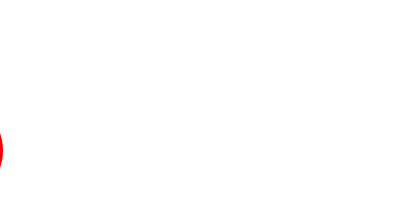
Frame 1 (no input)
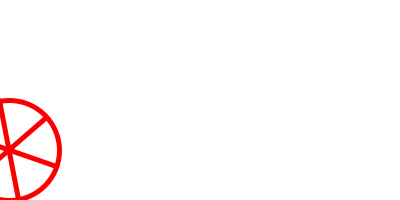
Frame 60 (the mouse pressed at the canvas centre just before this capture)
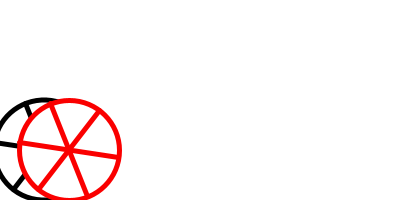
Frame 120 (the mouse held since frame 60 and released just before this capture)

The Processing sketch that drew these frames (run headless with seeded random() and noise(); from frame 60 on, the mouse is pressed at the canvas centre):

// Processing sketch: sketch_2Hjul__over_vindue_rotate_og_Matrix
// ── sketch_2Hjul__over_vindue_rotate_og_Matrix.pde

float x = -75;
float x1 = -50;
char rl = 'r';
int j = 0;


void setup() {
  size(400, 200);
}


void draw() {
  background(255);

  sorthjul();
  rodthjul();
}

void sorthjul() {
  stroke(0.0);
  pushMatrix(); //gemmer kanvans placering
  translate(x, (height-50)); //flytter kanvas så 0,0 er på x, height-50
  rotate(frameCount/70.0); //roterer kanvas omkring det nye 0,0

  strokeWeight(5); //sætter tykkelsen af de følgende linjer
  circle(0, 0, 100); //tegner en cirkel på nye punkt 0,0 med diameter 100

  for (int i = 0; i < 3; i++) { //tegner 3 linjer
    line(0, -50, 0, 50);
    rotate(radians(360/3));
  }

  x = x + 1; //flytter hjul
  popMatrix(); // sætter kanvas tilbage så 0,0 er i oprindeligt 0,0

  if (x > width + 50) {
    x = -50;
  }
}


void rodthjul() {
  stroke(250, 0, 0);
  pushMatrix(); //gemmer kanvans placering
  translate(x1, (height-50)); //flytter kanvas så 0,0 er på x, height-50

  strokeWeight(5); //sætter tykkelsen af de følgende linjer
  circle(0, 0, 100); //tegner en cirkel på nye punkt 0,0 med diameter 100

  if (rl == 'r') {
    x1 = x1 + 1;
    rotate(frameCount/70.0); //roterer kanvas omkring det nye 0,0
  } else {
    x1 = x1 - 1;
    rotate(-frameCount/70.0); //roterer kanvas negativt omkring det nye 0,0
  }

  j =0;
  while (j < 3) { //tegner 3 linjer
    line(0, -50, 0, 50);
    rotate(radians(360/3));
    j++;
  }

  if (x1 > width-50) {
    rl = 'l';
  } else if (x1 < 50) {
    rl = 'r';
  }

  popMatrix(); // sætter kanvas tilbage så 0,0 er i oprindeligt 0,0
}
